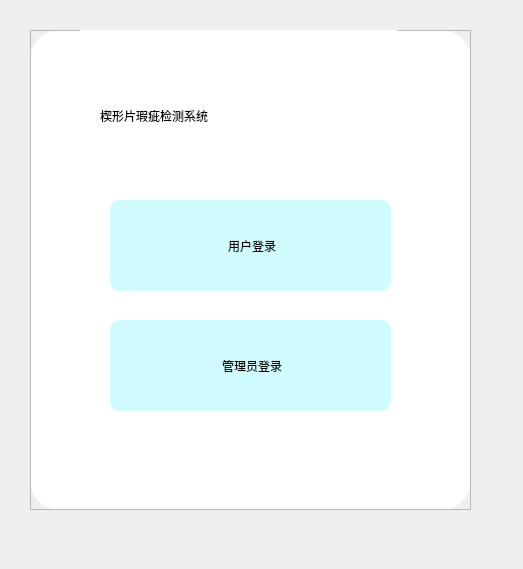
<?xml version="1.0" encoding="UTF-8"?>
<ui version="4.0">
 <class>MainWindow</class>
 <widget class="QMainWindow" name="MainWindow">
  <property name="geometry">
   <rect>
    <x>0</x>
    <y>0</y>
    <width>523</width>
    <height>569</height>
   </rect>
  </property>
  <property name="windowTitle">
   <string>MainWindow</string>
  </property>
  <widget class="QWidget" name="centralwidget">
   <widget class="QFrame" name="frame">
    <property name="geometry">
     <rect>
      <x>30</x>
      <y>30</y>
      <width>441</width>
      <height>480</height>
     </rect>
    </property>
    <property name="minimumSize">
     <size>
      <width>0</width>
      <height>0</height>
     </size>
    </property>
    <property name="styleSheet">
     <string notr="true">#frame{
	border-radius:30px;
	background-color: rgb(255, 255, 255);
}</string>
    </property>
    <property name="frameShape">
     <enum>QFrame::StyledPanel</enum>
    </property>
    <property name="frameShadow">
     <enum>QFrame::Raised</enum>
    </property>
    <layout class="QHBoxLayout" name="horizontalLayout">
     <property name="spacing">
      <number>0</number>
     </property>
     <property name="leftMargin">
      <number>0</number>
     </property>
     <property name="topMargin">
      <number>0</number>
     </property>
     <property name="rightMargin">
      <number>0</number>
     </property>
     <property name="bottomMargin">
      <number>0</number>
     </property>
     <item>
      <widget class="QFrame" name="frame_3">
       <property name="sizePolicy">
        <sizepolicy hsizetype="Expanding" vsizetype="Preferred">
         <horstretch>5</horstretch>
         <verstretch>0</verstretch>
        </sizepolicy>
       </property>
       <property name="frameShape">
        <enum>QFrame::StyledPanel</enum>
       </property>
       <property name="frameShadow">
        <enum>QFrame::Raised</enum>
       </property>
       <widget class="QStackedWidget" name="stackedWidget">
        <property name="geometry">
         <rect>
          <x>50</x>
          <y>0</y>
          <width>341</width>
          <height>478</height>
         </rect>
        </property>
        <property name="styleSheet">
         <string notr="true">background-color: rgb(255, 255, 255);
border-top-right-radius:30px;
border-bottom-right-radius:30px;</string>
        </property>
        <property name="currentIndex">
         <number>0</number>
        </property>
        <widget class="QWidget" name="page">
         <widget class="QLabel" name="label_2">
          <property name="geometry">
           <rect>
            <x>20</x>
            <y>60</y>
            <width>311</width>
            <height>51</height>
           </rect>
          </property>
          <property name="styleSheet">
           <string notr="true">font: 20pt &quot;楷体&quot;;</string>
          </property>
          <property name="text">
           <string>楔形片瑕疵检测系统</string>
          </property>
         </widget>
         <widget class="QPushButton" name="pushButton_2">
          <property name="geometry">
           <rect>
            <x>30</x>
            <y>170</y>
            <width>281</width>
            <height>91</height>
           </rect>
          </property>
          <property name="styleSheet">
           <string notr="true">#pushButton_2{
	border-radius:10px;
	font: 20pt &quot;楷体&quot;;
	background-color: rgb(208, 251, 255);
}
#pushButton_2:hover{
	background-color: rgb(188, 231, 235);
}</string>
          </property>
          <property name="text">
           <string> 用户登录</string>
          </property>
          <property name="icon">
           <iconset>
            <normaloff>icon/登录.png</normaloff>icon/登录.png</iconset>
          </property>
          <property name="iconSize">
           <size>
            <width>50</width>
            <height>50</height>
           </size>
          </property>
         </widget>
         <widget class="QPushButton" name="pushButton_3">
          <property name="geometry">
           <rect>
            <x>30</x>
            <y>290</y>
            <width>281</width>
            <height>91</height>
           </rect>
          </property>
          <property name="styleSheet">
           <string notr="true">#pushButton_3{
	border-radius:10px;
	font: 20pt &quot;楷体&quot;;
	background-color: rgb(208, 251, 255);
}
#pushButton_3:hover{
	background-color: rgb(188, 231, 235);
}</string>
          </property>
          <property name="text">
           <string> 管理员登录</string>
          </property>
          <property name="icon">
           <iconset>
            <normaloff>icon/登录.png</normaloff>icon/登录.png</iconset>
          </property>
          <property name="iconSize">
           <size>
            <width>50</width>
            <height>50</height>
           </size>
          </property>
         </widget>
        </widget>
        <widget class="QWidget" name="page_2">
         <widget class="QFrame" name="frame_6">
          <property name="geometry">
           <rect>
            <x>0</x>
            <y>120</y>
            <width>351</width>
            <height>181</height>
           </rect>
          </property>
          <property name="frameShape">
           <enum>QFrame::StyledPanel</enum>
          </property>
          <property name="frameShadow">
           <enum>QFrame::Raised</enum>
          </property>
          <widget class="QLineEdit" name="lineEdit">
           <property name="geometry">
            <rect>
             <x>0</x>
             <y>10</y>
             <width>341</width>
             <height>71</height>
            </rect>
           </property>
           <property name="styleSheet">
            <string notr="true">border:1px solid black;
border-radius:15px;
font: 11pt &quot;黑体&quot;;</string>
           </property>
           <property name="inputMask">
            <string/>
           </property>
           <property name="text">
            <string>admin</string>
           </property>
           <property name="placeholderText">
            <string>用户名：</string>
           </property>
          </widget>
          <widget class="QLineEdit" name="lineEdit_2">
           <property name="geometry">
            <rect>
             <x>0</x>
             <y>100</y>
             <width>341</width>
             <height>71</height>
            </rect>
           </property>
           <property name="styleSheet">
            <string notr="true">border:1px solid black;
border-radius:15px;
font: 11pt &quot;黑体&quot;;</string>
           </property>
           <property name="inputMask">
            <string/>
           </property>
           <property name="echoMode">
            <enum>QLineEdit::Password</enum>
           </property>
           <property name="placeholderText">
            <string>密码:</string>
           </property>
          </widget>
         </widget>
         <widget class="QPushButton" name="pushButton">
          <property name="geometry">
           <rect>
            <x>30</x>
            <y>350</y>
            <width>281</width>
            <height>91</height>
           </rect>
          </property>
          <property name="styleSheet">
           <string notr="true">#pushButton{
	border-radius:10px;
	font: 20pt &quot;楷体&quot;;
	background-color: rgb(208, 251, 255);
}
#pushButton:hover{
	background-color: rgb(188, 231, 235);
}</string>
          </property>
          <property name="text">
           <string>  登录</string>
          </property>
          <property name="icon">
           <iconset>
            <normaloff>icon/登录.png</normaloff>icon/登录.png</iconset>
          </property>
          <property name="iconSize">
           <size>
            <width>50</width>
            <height>50</height>
           </size>
          </property>
         </widget>
         <widget class="QLabel" name="label">
          <property name="geometry">
           <rect>
            <x>90</x>
            <y>60</y>
            <width>171</width>
            <height>41</height>
           </rect>
          </property>
          <property name="styleSheet">
           <string notr="true">font: 20pt &quot;楷体&quot;;</string>
          </property>
          <property name="text">
           <string>管理员登录</string>
          </property>
         </widget>
         <widget class="QLabel" name="label_3">
          <property name="geometry">
           <rect>
            <x>70</x>
            <y>310</y>
            <width>211</width>
            <height>21</height>
           </rect>
          </property>
          <property name="styleSheet">
           <string notr="true">font: 14pt &quot;楷体&quot;;
color:rgb(255, 0, 0)</string>
          </property>
          <property name="text">
           <string>用户名或密码错误!</string>
          </property>
         </widget>
        </widget>
       </widget>
       <widget class="QPushButton" name="hideSetBtn">
        <property name="geometry">
         <rect>
          <x>400</x>
          <y>10</y>
          <width>31</width>
          <height>41</height>
         </rect>
        </property>
        <property name="styleSheet">
         <string notr="true">QPushButton{
	border:none;
	
}</string>
        </property>
        <property name="text">
         <string/>
        </property>
        <property name="icon">
         <iconset>
          <normaloff>icon/关闭.png</normaloff>icon/关闭.png</iconset>
        </property>
        <property name="iconSize">
         <size>
          <width>40</width>
          <height>40</height>
         </size>
        </property>
       </widget>
      </widget>
     </item>
    </layout>
   </widget>
  </widget>
 </widget>
 <resources>
  <include location="icon/icons.qrc"/>
 </resources>
 <connections>
  <connection>
   <sender>hideSetBtn</sender>
   <signal>clicked()</signal>
   <receiver>MainWindow</receiver>
   <slot>close()</slot>
   <hints>
    <hint type="sourcelabel">
     <x>731</x>
     <y>46</y>
    </hint>
    <hint type="destinationlabel">
     <x>784</x>
     <y>67</y>
    </hint>
   </hints>
  </connection>
 </connections>
</ui>
